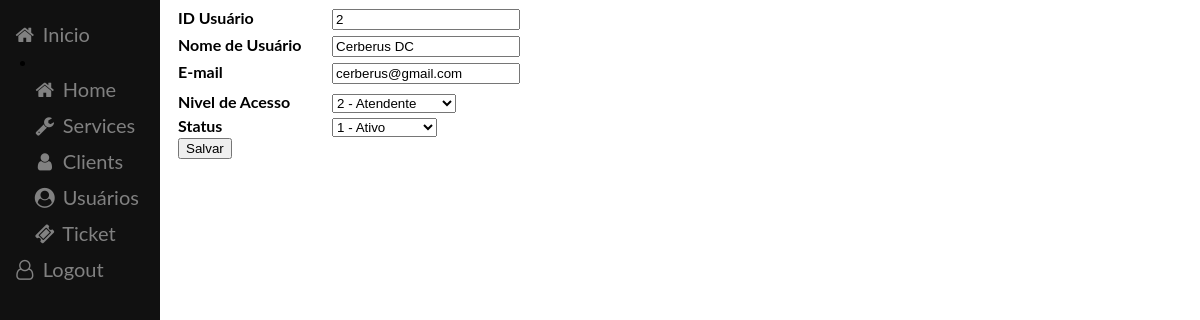
Screenshot of /users/edit/2 (signed in) with the database file from the repository.
### app/models.py (models this page shows, shortened)
class  User(db.Model, UserMixin):
    __tablename__ = 'USERS'
    USER_ID  = db.Column(db.Integer, autoincrement=True, primary_key=True)
    USER_NAME = db.Column(db.String(86), nullable=False)
    USER_EMAIL = db.Column(db.String(84), nullable=False, unique=True)
    USER_HASH_PASSWORD = db.Column(db.String(128), nullable=False)
    USER_ACCESS_LEVEL = db.Column(db.Integer(), nullable=False)
    USER_STATUS = db.Column(db.Integer(), nullable=False)
    USER_LAST_ACCESS = db.Column(db.DateTime, nullable=False)
    USER_DATE_REGISTER = db.Column(db.DateTime, nullable=False)

### main.py (the view, shortened to what this page needs)
@app.route('/users/edit/<int:user_id>', methods=["GET", "POST"])
def user_edit(user_id):
    user_edit = User.query.filter_by(USER_ID=user_id).first()
    if request.method == "GET":
        request.form.USER_ID = user_edit.USER_ID
        request.form.USER_NAME = user_edit.USER_NAME
        request.form.USER_EMAIL = user_edit.USER_EMAIL
        USER_ACCESS_LEVEL_LIST = {'1':'1 - Administrador', '2':'2 - Atendente', '3':"3 - Usuário"}
        USER_STATUS_LIST = {'1':'1 - Ativo', '2':'2 - Inativo', '3':'3 - Bloqueado' }
        USER_STATUS = str(user_edit.USER_STATUS)
        USER_ACCESS_LEVEL = str(user_edit.USER_ACCESS_LEVEL)
        return render_template('user_edit.html', user=user_edit, USER_STATUS_LIST=USER_STATUS_LIST, USER_STATUS=USER_STATUS, USER_ACCESS_LEVEL_LIST=USER_ACCESS_LEVEL_LIST, USER_ACCESS_LEVEL=USER_ACCESS_LEVEL)

### app/models.py (called while the page is built)
@login_manager.user_loader
def get_user(user_id):
    return User.query.filter_by(USER_ID=user_id).first()

### app/templates/user_edit.html (shortened to what this page needs)
{% extends 'base.html' %}
{% block content %}
    <form method="POST">
        <div>
            <label>ID Usuário</label>
            <input type="text" name="USER_ID" id="" value="{{ request.form.USER_ID }}">
        </div>
        <div>
            <label>Nome de Usuário</label>
            <input type="text" name="USER_NAME" id="" value="{{ request.form.USER_NAME }}">
        </div>
        <div>
            <label>E-mail</label>
            <input type="email" name="USER_EMAIL" id="" value="{{ request.form.USER_EMAIL }}">
        </div>
        <div>
            <label>Nivel de Acesso</label>
            <select name="USER_ACCESS_LEVEL"
            {% if current_user.USER_ACCESS_LEVEL == 1 %}
                enabled
            {% else %}
                disabled
            {% endif %}>
                {% for key, value in USER_ACCESS_LEVEL_LIST.items() %}
                    <option value="{{key}}"
                    {% if (key == USER_ACCESS_LEVEL) %}
                        selected="selected"
                    {% endif %}
                    >
                    {{value}}
                    </option>
                {% endfor %}
            </select>
        </div>
        <div>
            <label>Status</label>
            <select name="USER_STATUS"
            >
                {% for key, value in USER_STATUS_LIST.items() %}
                    <option value="{{key}}"
                    {% if (key == USER_STATUS) %}
                        selected="selected"
                    {% endif %}
                    >
                    {{value}}
                    </option>
                {% endfor %}
            </select>
        </div>
        <div>
            <button type="submit">Salvar</button>
        </div>
    </form>
{% endblock %}

### app/templates/base.html (style rules this page uses)
body { font-family: "Lato", sans-serif; }

### app/templates/user_edit.html (style rules this page uses)
label { display:inline-block; width: 150px; font-weight: bold; }
input { width: 180px; margin-bottom: 5px; }
select { justify-content: space-around; margin-top: 5px; }

### rows the page displays
User: USER_NAME "Cerberus DC", USER_EMAIL "cerberus@gmail.com"
User: USER_ACCESS_LEVEL "2 - Atendente", USER_STATUS "1 - Ativo"
